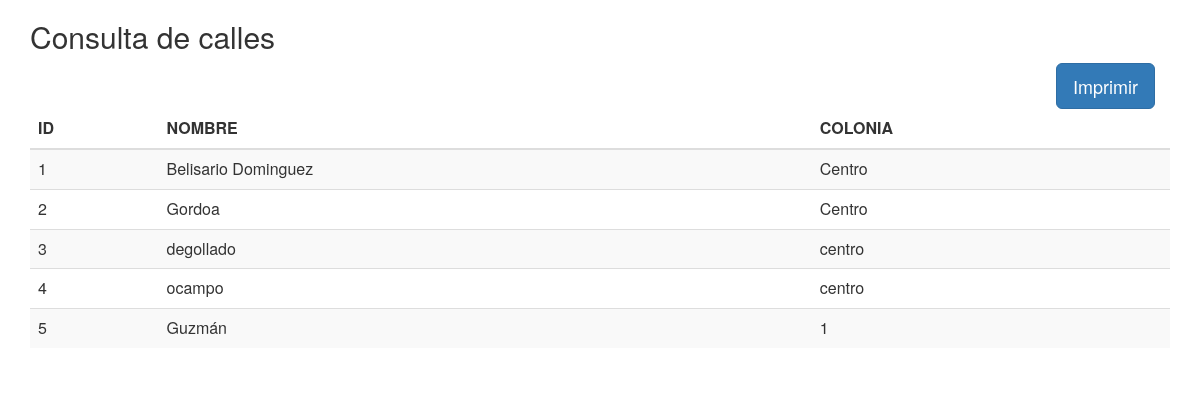
The app's page /calles.php, older data.
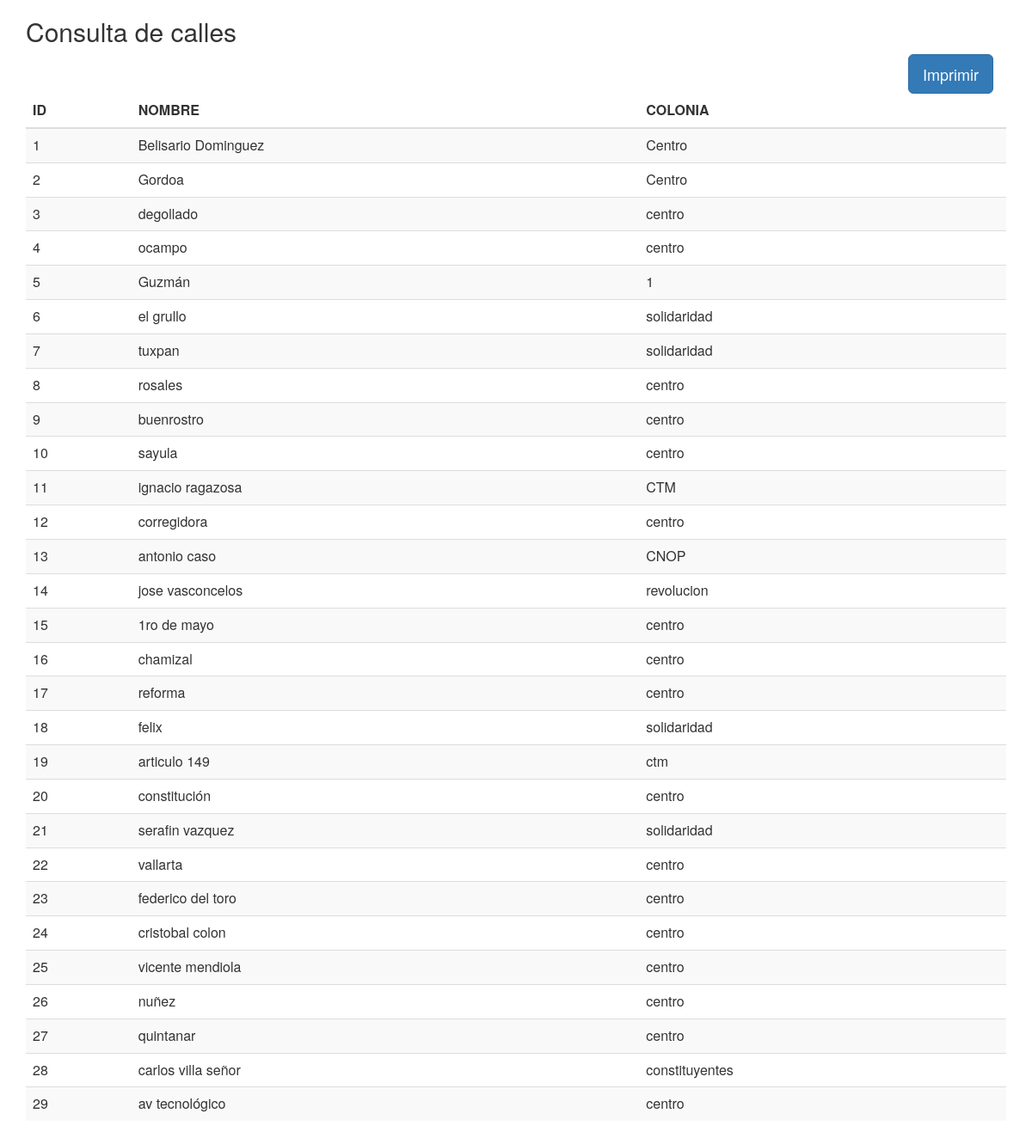
The same page, newer data.
### tables this page shows
CREATE TABLE `calles` (
  `idCalle` int(11) NOT NULL,
  `nombre` varchar(100) NOT NULL,
  `colonia` varchar(50) NOT NULL,
  `cp` varchar(5) NOT NULL
);

### calles.php (the view, shortened to what this page needs)
<html lang="en">
  <head>
    <link rel="stylesheet" href="https://maxcdn.bootstrapcdn.com/bootstrap/3.3.7/css/bootstrap.min.css">
  </head>
  <body>
    <div class="container">
      <h2>Consulta de calles</h2>
      <form method="POST" action="reporte.php">
      <div style="width:10%;float:right;">
        <button class="btn btn-primary btn-lg" name="btnImprimirCALLES" value="btnImprimirCALLES" type="submit">Imprimir</button>
      </div>
      </form>
      <table class="table table-striped">
        <thead>
          <tr>
            <th>ID</th>
            <th>NOMBRE</th>
            <th>COLONIA</th>
          </tr>
        </thead>
        <tbody>
          <?php
            include('conexion.php');
            $consulta = mysqli_query($conexion, "SELECT * FROM calles");
            while (($fila = mysqli_fetch_array($consulta))!=NULL)
            {
                echo "
                <tr>
                <td>".$fila['idCalle']."</td>
                <td>".utf8_decode($fila['nombre'])."</td>
                <td>".utf8_decode($fila['colonia'])."</td>
                </tr>";
            }
          ?>
        </tbody>
      </table>
    </div>
  </body>
</html>

Row changes from the older to the newer data that the page shows:
added calles: idCalle "6", nombre "el grullo", colonia "solidaridad"
added calles: idCalle "7", nombre "tuxpan", colonia "solidaridad"
added calles: idCalle "8", nombre "rosales", colonia "centro"
added calles: idCalle "9", nombre "buenrostro", colonia "centro"
added calles: idCalle "10", nombre "sayula", colonia "centro"
added calles: idCalle "11", nombre "ignacio ragazosa", colonia "CTM"
added calles: idCalle "12", nombre "corregidora", colonia "centro"
added calles: idCalle "13", nombre "antonio caso", colonia "CNOP"
added calles: idCalle "14", nombre "jose vasconcelos", colonia "revolucion"
added calles: idCalle "15", nombre "1ro de mayo", colonia "centro"
added calles: idCalle "16", nombre "chamizal", colonia "centro"
added calles: idCalle "17", nombre "reforma", colonia "centro"
added calles: idCalle "18", nombre "felix", colonia "solidaridad"
added calles: idCalle "19", nombre "articulo 149", colonia "ctm"
added calles: idCalle "20", nombre "constitución", colonia "centro"
added calles: idCalle "21", nombre "serafin vazquez", colonia "solidaridad"
added calles: idCalle "22", nombre "vallarta", colonia "centro"
added calles: idCalle "23", nombre "federico del toro", colonia "centro"
added calles: idCalle "24", nombre "cristobal colon", colonia "centro"
added calles: idCalle "25", nombre "vicente mendiola", colonia "centro"
added calles: idCalle "26", nombre "nuñez", colonia "centro"
added calles: idCalle "27", nombre "quintanar", colonia "centro"
added calles: idCalle "28", nombre "carlos villa señor", colonia "constituyentes"
added calles: idCalle "29", nombre "av tecnológico", colonia "centro"
